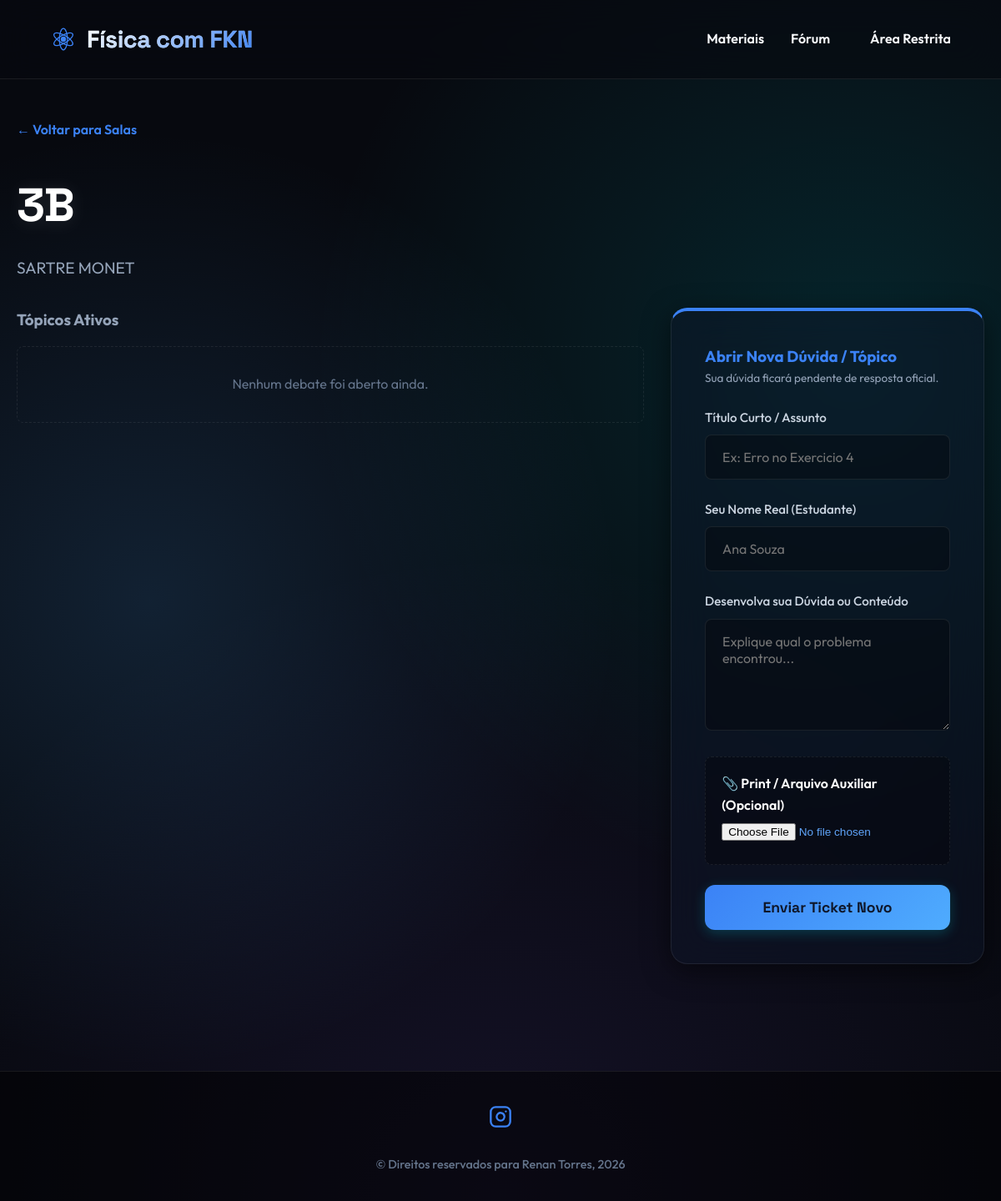
The page /forum/3 on the database its author committed.
### tables this page shows
CREATE TABLE settings (
    key TEXT PRIMARY KEY,
    value TEXT NOT NULL
);

CREATE TABLE forums (
    id INTEGER PRIMARY KEY AUTOINCREMENT,
    title TEXT NOT NULL,
    description TEXT,
    created_at TIMESTAMP DEFAULT CURRENT_TIMESTAMP
);

### app.py (the view, shortened to what this page needs)
@app.route('/forum/<int:forum_id>', methods=['GET', 'POST'])
def view_forum(forum_id):
    conn = get_db()
    forum = conn.execute('SELECT * FROM forums WHERE id = ?', (forum_id,)).fetchone()
    try: topics = conn.execute('SELECT * FROM topics WHERE forum_id = ? ORDER BY created_at DESC', (forum_id,)).fetchall()
    except sqlite3.OperationalError: topics = []
    conn.close()
    return render_template('topics.html', forum=forum, topics=topics)

### app.py (called while the page is built)
@app.before_request
def load_settings():
    conn = get_db()
    settings_rows = conn.execute('SELECT key, value FROM settings').fetchall()
    g.settings = {row['key']: row['value'] for row in settings_rows}
    conn.close()

### database.py (called while the page is built)
def get_db():
    conn = sqlite3.connect(DATABASE)
    conn.row_factory = sqlite3.Row
    return conn

### templates/topics.html
{% extends 'base.html' %}
{% block content %}
<div style="margin-bottom: 2rem;">
    <a href="{{ url_for('forums') }}" style="color: var(--primary); text-decoration: none; font-weight: 600;">&larr; Voltar para Salas</a>
</div>
<div class="header-title" style="text-align: left; margin-bottom: 2rem;">
    <h1>{{ forum.title }}</h1>
    <p>{{ forum.description }}</p>
</div>
<div class="panel-grid">
    <div>
        <h3 style="margin-bottom: 1rem; color: #94a3b8;">Tópicos Ativos</h3>
        {% for topic in topics %}
        <div class="card" style="margin-bottom: 1rem; padding: 1.5rem; transition: transform 0.2s; position: relative;">
            <a href="{{ url_for('view_topic', topic_id=topic.id) }}" style="text-decoration: none; color: white; display: block; margin-bottom: 0.5rem;">
                {% if topic.status == 'respondido' %}
                <span class="badge" style="background: rgba(16, 185, 129, 0.2); color: #10b981; border: 1px solid #10b981; display: inline-block; margin-bottom: 0.8rem; font-size: 0.8rem; padding: 4px 10px; border-radius: 12px; font-weight: 600;">✅ Respondido</span>
                {% else %}
                <span class="badge" style="background: rgba(234, 179, 8, 0.2); color: #eab308; border: 1px solid #eab308; display: inline-block; margin-bottom: 0.8rem; font-size: 0.8rem; padding: 4px 10px; border-radius: 12px; font-weight: 600;">⏳ Aguardando Resposta</span>
                {% endif %}
                <h3 style="margin-bottom: 0.5rem; font-size: 1.25rem;">{% if session.get('user_id') %}{{ topic.title }}{% else %}{{ topic.title | censor }}{% endif %}</h3>
                <div style="font-size: 0.85rem; color: #94a3b8;">Iniciado por: <span style="color: var(--primary); font-weight: bold;">{{ topic.author_name }}</span> em {{ topic.created_at.split()[0] }}</div>
            </a>
            {% if session.get('user_id') %}
            <form method="POST" action="{{ url_for('delete_topic', topic_id=topic.id) }}" style="position: absolute; top: 1.5rem; right: 1.5rem;" onsubmit="return confirm('Você está prestes a aniquilar todo o conteúdo desse tópico e suas mensagens. Certeza?');">
                <input type="hidden" name="forum_id" value="{{ forum.id }}">
                <button type="submit" class="btn btn-danger" style="padding: 0.4rem 0.8rem; font-size: 0.8rem;">🗑️ Apagar Tópico</button>
            </form>
            {% endif %}
        </div>
        {% else %}
        <p style="color: #64748b; padding: 2rem; border: 1px dashed var(--border); border-radius: 8px; text-align: center;">Nenhum debate foi aberto ainda.</p>
        {% endfor %}
    </div>
    <div>
        <div class="card" style="border-top: 4px solid var(--primary);">
            <h3 style="color: var(--primary);">Abrir Nova Dúvida / Tópico</h3>
            <p style="font-size: 0.85rem; color: #94a3b8; margin-bottom: 1.5rem;">Sua dúvida ficará pendente de resposta oficial.</p>
            <form method="POST" enctype="multipart/form-data">
                <div class="form-group">
                    <label>Título Curto / Assunto</label>
                    <input type="text" name="title" class="form-control" required placeholder="Ex: Erro no Exercicio 4">
                </div>
                {% if not session.get('user_id') %}
                <div class="form-group">
                    <label>Seu Nome Real (Estudante)</label>
                    <input type="text" name="author_name" class="form-control" required placeholder="Ana Souza">
                </div>
                {% else %}
                <div style="padding: 0.8rem; background: rgba(59, 130, 246, 0.1); border-radius: 4px; margin-bottom: 1rem;">
                    <p style="font-size: 0.8rem; color: var(--primary); margin: 0;">Oficial Admin: {{ session.get('email') }}</p>
                </div>
                {% endif %}
                <div class="form-group">
                    <label>Desenvolva sua Dúvida ou Conteúdo</label>
                    <textarea name="content" class="form-control" rows="5" required placeholder="Explique qual o problema encontrou..."></textarea>
                </div>
                <div class="form-group" style="padding: 1.2rem; background: rgba(0,0,0,0.3); border-radius: 8px; border: 1px dashed var(--border);">
                    <label style="color: #cbd5e1; cursor: pointer; display: block;">
                        <span style="font-weight: 600; font-size: 1rem; color: white;">📎 Print / Arquivo Auxiliar (Opcional)</span>
                        <input type="file" name="file" accept=".pdf,.png,.jpg,.jpeg,.zip" style="width: 100%; color: #60a5fa; margin-top: 0.5rem; font-size: 0.85rem;">
                    </label>
                </div>
                <button type="submit" class="btn" style="width: 100%; padding: 1rem; font-size: 1.1rem;">Enviar Ticket Novo</button>
            </form>
        </div>
    </div>
</div>
{% endblock %}

### templates/base.html (shortened to what this page needs)
<!DOCTYPE html>
<html lang="pt-BR">
<head>
    <link rel="stylesheet" href="{{ url_for('static', filename='css/style.css') }}">
</head>
<body style="display: flex; flex-direction: column; min-height: 100vh;">
    <nav class="navbar">
        <div class="nav-brand">
            <a href="{{ url_for('index') }}" style="display: flex; align-items: center; gap: 0.75rem;">
                <div class="nav-brand-logo">
                </div>
                <span class="brand-text">{{ g.settings.get('site_name', 'Física com FKN') }}</span>
            </a>
        </div>
        <div class="nav-links">
            <a href="{{ url_for('materiais') }}">Materiais</a>
            <a href="{{ url_for('forums') }}">Fórum</a>
            {% if session.get('user_id') %}
                <span style="color:#f1f5f9; font-weight: bold; font-size: 0.95rem; margin-left: 1rem;">Olá, {{ session.get('name') or 'Mestre' }}</span>
                <a href="{{ url_for('admin') }}">Dashboard Master</a>
                <a href="{{ url_for('logout') }}" class="btn-logout">Sair</a>
            {% else %}
                <a href="{{ url_for('login') }}" style="margin-left: 1rem;">Área Restrita</a>
            {% endif %}
        </div>
    </nav>
    <div class="container" style="flex: 1;">
        {% block content %}{% endblock %}
    </div>
    <footer style="margin-top: 5rem; padding: 2rem 5%; background: rgba(0,0,0,0.5); border-top: 1px solid var(--border); text-align: center;">
        <div style="margin-bottom: 1rem;">
            {% if g.settings.get('instagram_url') %}
            <a href="{{ g.settings.get('instagram_url') }}" target="_blank" style="display: inline-block; padding: 0.5rem; transition: transform 0.2s;" onmouseover="this.style.transform='scale(1.1)'" onmouseout="this.style.transform='scale(1)'">
            </a>
            {% endif %}
        </div>
        <p style="color: #64748b; font-size: 0.9rem; font-weight: 500;">&copy; Direitos reservados para Renan Torres, 2026</p>
    </footer>
</body>
</html>

### static/css/style.css (style rules this page uses)
:root { --bg-color: #07090f; --text-color: #f8fafc; --primary: #00f2fe; --primary-alt: #4facfe; --primary-hover: #0ea5e9; --danger: #f43f5e; --danger-hover: #e11d48; --card-bg: rgba(15, 23, 42, 0.45); --border: rgba(255, 255, 255, 0.08); --glass-shadow: 0 8px 32px 0 rgba(0, 0, 0, 0.5); }
* { box-sizing: border-box; margin: 0; padding: 0; }
body { font-family: 'Outfit', 'Inter', sans-serif; color: var(--text-color); line-height: 1.6; min-height: 100vh; background-color: var(--bg-color); background-image: radial-gradient(circle at 15% 50%, rgba(79, 172, 254, 0.15), transparent 45%), radial-gradient(circle at 85% 30%, rgba(0, 242, 254, 0.12), transparent 45%), radial-gradient(circle at 50% 100%, rgba(139, 92, 246, 0.1), transparent 50%); background-attachment: fixed; overflow-x: hidden; }
.navbar { display: flex; justify-content: space-between; align-items: center; padding: 1.5rem 5%; background: rgba(7, 9, 15, 0.6); backdrop-filter: blur(20px); -webkit-backdrop-filter: blur(20px); border-bottom: 1px solid var(--border); position: sticky; top: 0; z-index: 100; }
.nav-brand { display: flex; align-items: center; gap: 0.75rem; }
.nav-brand-logo { display: flex; align-items: center; color: var(--primary); animation: pulseGlow 4s infinite alternate; }
.nav-brand a { color: white; font-family: 'Space Grotesk', sans-serif; font-size: 1.8rem; font-weight: 700; text-decoration: none; letter-spacing: -0.5px; background: linear-gradient(135deg, var(--text-color) 0%, #94a3b8 100%); background-clip: text; -webkit-background-clip: text; -webkit-text-fill-color: transparent; transition: all 0.3s ease; }
.nav-links { display: flex; align-items: center; gap: 2rem; }
.nav-links a { color: var(--text-color); text-decoration: none; font-weight: 600; transition: color 0.3s; }
.container { max-width: 1200px; margin: 3rem auto; padding: 0 20px; animation: fadeIn 0.5s ease; }
.card, .file-card { background: var(--card-bg); backdrop-filter: blur(24px); -webkit-backdrop-filter: blur(24px); border-radius: 20px; border: 1px solid var(--border); padding: 2.5rem; box-shadow: var(--glass-shadow); transition: transform 0.4s cubic-bezier(0.175, 0.885, 0.32, 1.275), box-shadow 0.4s ease, border-color 0.4s ease; }
.btn { display: inline-flex; justify-content: center; align-items: center; background: linear-gradient(135deg, var(--primary) 0%, var(--primary-alt) 100%); color: #0f172a; padding: 0.8rem 1.8rem; border-radius: 12px; text-decoration: none; font-weight: 700; font-family: 'Space Grotesk', 'Outfit', sans-serif; border: none; cursor: pointer; transition: all 0.3s cubic-bezier(0.4, 0, 0.2, 1); text-align: center; width: 100%; font-size: 1rem; box-shadow: 0 4px 15px rgba(0, 242, 254, 0.2); }
.form-group { margin-bottom: 1.5rem; }
.form-group label { display: block; margin-bottom: 0.5rem; font-size: 0.95rem; font-weight: 500; color: #cbd5e1; }
.form-control { width: 100%; padding: 1rem 1.25rem; border-radius: 8px; background: rgba(0,0,0,0.3); border: 1px solid var(--border); color: white; font-family: inherit; font-size: 1rem; transition: all 0.3s; }
.header-title { text-align: center; margin-bottom: 3.5rem; }
.header-title h1 { font-family: 'Space Grotesk', sans-serif; font-size: 3.5rem; font-weight: 800; letter-spacing: -1.5px; margin-bottom: 1rem; background: linear-gradient(to right, #fff 20%, #94a3b8 100%); background-clip: text; -webkit-background-clip: text; -webkit-text-fill-color: transparent; filter: drop-shadow(0 2px 10px rgba(255,255,255,0.1)); }
.header-title p { color: #94a3b8; font-size: 1.2rem; }
.panel-grid { display: grid; grid-template-columns: 2fr 1fr; gap: 2rem; }

### rows shown on the page
settings: settings.get "Física com FKN"
forums: title "3B", description "SARTRE MONET"
